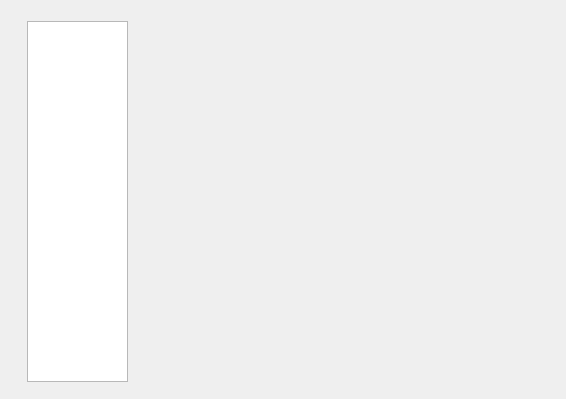
<?xml version="1.0" encoding="UTF-8"?>
<ui version="4.0">
 <class>DetailInfoWidget</class>
 <widget class="QWidget" name="DetailInfoWidget">
  <property name="geometry">
   <rect>
    <x>0</x>
    <y>0</y>
    <width>566</width>
    <height>399</height>
   </rect>
  </property>
  <property name="sizePolicy">
   <sizepolicy hsizetype="Fixed" vsizetype="Fixed">
    <horstretch>0</horstretch>
    <verstretch>0</verstretch>
   </sizepolicy>
  </property>
  <property name="minimumSize">
   <size>
    <width>566</width>
    <height>399</height>
   </size>
  </property>
  <property name="maximumSize">
   <size>
    <width>566</width>
    <height>399</height>
   </size>
  </property>
  <property name="font">
   <font>
    <family>Microsoft YaHei</family>
   </font>
  </property>
  <property name="windowTitle">
   <string>Detail Infomation</string>
  </property>
  <widget class="QWidget" name="layoutWidget">
   <property name="geometry">
    <rect>
     <x>0</x>
     <y>20</y>
     <width>553</width>
     <height>363</height>
    </rect>
   </property>
   <layout class="QHBoxLayout" name="horizontalLayout">
    <item>
     <spacer name="horizontalSpacer">
      <property name="orientation">
       <enum>Qt::Horizontal</enum>
      </property>
      <property name="sizeHint" stdset="0">
       <size>
        <width>13</width>
        <height>20</height>
       </size>
      </property>
     </spacer>
    </item>
    <item>
     <widget class="QListWidget" name="listWidget">
      <property name="sizePolicy">
       <sizepolicy hsizetype="Fixed" vsizetype="Fixed">
        <horstretch>0</horstretch>
        <verstretch>0</verstretch>
       </sizepolicy>
      </property>
      <property name="minimumSize">
       <size>
        <width>101</width>
        <height>361</height>
       </size>
      </property>
      <property name="maximumSize">
       <size>
        <width>101</width>
        <height>361</height>
       </size>
      </property>
     </widget>
    </item>
    <item>
     <spacer name="horizontalSpacer_2">
      <property name="orientation">
       <enum>Qt::Horizontal</enum>
      </property>
      <property name="sizeHint" stdset="0">
       <size>
        <width>38</width>
        <height>20</height>
       </size>
      </property>
     </spacer>
    </item>
    <item>
     <widget class="QStackedWidget" name="stackedWidget">
      <property name="sizePolicy">
       <sizepolicy hsizetype="Fixed" vsizetype="Fixed">
        <horstretch>0</horstretch>
        <verstretch>0</verstretch>
       </sizepolicy>
      </property>
      <property name="minimumSize">
       <size>
        <width>381</width>
        <height>361</height>
       </size>
      </property>
      <property name="maximumSize">
       <size>
        <width>381</width>
        <height>361</height>
       </size>
      </property>
     </widget>
    </item>
   </layout>
  </widget>
 </widget>
 <resources/>
 <connections/>
</ui>
